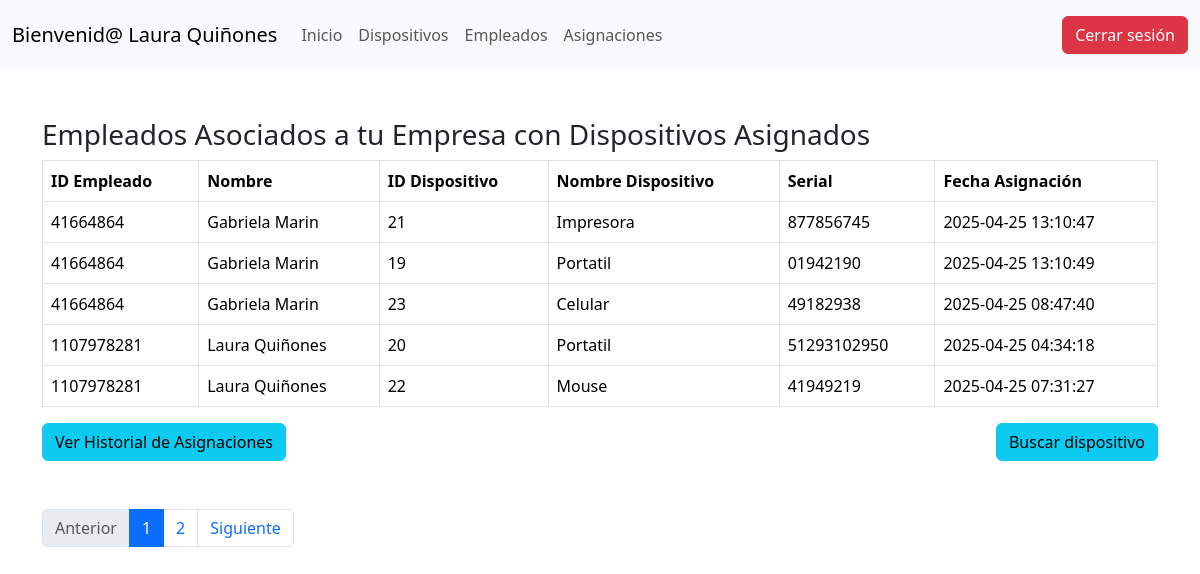
The app's page /admin/asignaciones.php (signed in) with its own data.
### tables this page shows
CREATE TABLE `usuarios` (
  `id` int(11) NOT NULL,
  `nombres` varchar(100) NOT NULL,
  `correo` varchar(100) NOT NULL,
  `contrasena` varchar(255) NOT NULL,
  `id_rol` int(3) NOT NULL,
  `nit` int(50) DEFAULT NULL
);

CREATE TABLE `asignaciones` (
  `id` int(11) NOT NULL,
  `dispositivo_id` int(11) NOT NULL,
  `id_empleado` int(11) NOT NULL,
  `fecha_asignacion` datetime DEFAULT NULL,
  `fecha_devolucion` datetime DEFAULT NULL
);

CREATE TABLE `dispositivos` (
  `id` int(11) NOT NULL,
  `nombre` varchar(100) NOT NULL,
  `marca` varchar(50) DEFAULT NULL,
  `modelo` varchar(50) DEFAULT NULL,
  `serial` varchar(100) DEFAULT NULL,
  `id_estado` int(3) DEFAULT NULL,
  `fecha_registro` date DEFAULT curdate(),
  `codigo_barra` varchar(100) NOT NULL,
  `nit` int(50) NOT NULL
);

### admin/asignaciones.php (the view, shortened to what this page needs)
<?php
$conex = new database();
$con = $conex->connect();
$id = $_SESSION['doc'];
$nit_empresa = $_SESSION['nit_'];
$sql = $con->prepare("SELECT * FROM usuarios WHERE id = ?");
$sql->execute([$id]);
$user = $sql->fetch(PDO::FETCH_ASSOC);
$limit = 5;
$page = isset($_GET['page']) ? (int)$_GET['page'] : 1;
$offset = ($page - 1) * $limit;
$sqlEmpleados = $con->prepare("
  SELECT
    u.id AS id_empleado,
    u.nombres AS nombre_empleado,
    d.id AS id_dispositivo,
    d.nombre AS nombre_dispositivo,
    d.marca,
    d.modelo,
    d.serial,
    a.fecha_asignacion,
    a.fecha_devolucion
  FROM usuarios u
  INNER JOIN asignaciones a ON u.id = a.id_empleado
  INNER JOIN dispositivos d ON a.dispositivo_id = d.id
  WHERE u.nit = ?
    AND u.id_rol = 3
    AND a.fecha_devolucion IS NULL -- Solo asignaciones activas (sin fecha de devolución)
  LIMIT $limit OFFSET $offset
");
$sqlEmpleados->execute([$nit_empresa]);
$empleados = $sqlEmpleados->fetchAll(PDO::FETCH_ASSOC);
$sqlCount = $con->prepare("
  SELECT COUNT(*)
  FROM usuarios u
  INNER JOIN asignaciones a ON u.id = a.id_empleado
  WHERE u.nit = ?
    AND u.id_rol = 3
    AND a.fecha_devolucion IS NULL
");
$sqlCount->execute([$nit_empresa]);
$totalEmpleados = $sqlCount->fetchColumn();
$totalPages = ceil($totalEmpleados / $limit);
?>
<!DOCTYPE html>
<html lang="es">
<head>
  <link href="https://cdn.jsdelivr.net/npm/bootstrap@5.3.5/dist/css/bootstrap.min.css" rel="stylesheet">
</head>
<body>
<nav class="navbar navbar-expand-lg bg-body-tertiary">
  <div class="container-fluid">
    <a class="navbar-brand" href="#">Bienvenid@ <?php echo $user['nombres'] ?></a>
    <div class="collapse navbar-collapse" id="navbarText">
      <ul class="navbar-nav me-auto mb-2 mb-lg-0">
        <li class="nav-item"><a class="nav-link" href="index.php">Inicio</a></li>
        <li class="nav-item"><a class="nav-link" href="dispositivos.php">Dispositivos</a></li>
        <li class="nav-item"><a class="nav-link" href="empleados.php">Empleados</a></li>
        <li class="nav-item"><a class="nav-link" href="asignaciones.php">Asignaciones</a></li>
      </ul>
      <span class="navbar-text">
        <a href="../includes/exit.php"><button class="btn btn-danger">Cerrar sesión</button></a>
      </span>
    </div>
  </div>
</nav>
<div class="container my-5">
  <h3>Empleados Asociados a tu Empresa con Dispositivos Asignados</h3>
  <table class="table table-bordered">
    <thead>
      <tr>
        <th>ID Empleado</th>
        <th>Nombre</th>
        <th>ID Dispositivo</th>
        <th>Nombre Dispositivo</th>
        <th>Serial</th>
        <th>Fecha Asignación</th>
      </tr>
    </thead>
    <tbody>
      <?php foreach ($empleados as $empleado) { ?>
        <tr>
          <td><?php echo $empleado['id_empleado']; ?></td>
          <td><?php echo $empleado['nombre_empleado']; ?></td>
          <td><?php echo $empleado['id_dispositivo']; ?></td>
          <td><?php echo $empleado['nombre_dispositivo']; ?></td>
          <td><?php echo $empleado['serial']; ?></td>
          <td><?php echo $empleado['fecha_asignacion']; ?></td>
        </tr>
      <?php } ?>
    </tbody>
  </table>
  <div class="d-flex justify-content-between mb-5">
    <a href="historial.php" class="btn btn-info">Ver Historial de Asignaciones</a>
    <button class="btn btn-info" data-bs-toggle="modal" data-bs-target="#modalDispositivo">Buscar dispositivo</button>
  </div>
  <nav>
    <ul class="pagination">
      <li class="page-item <?php echo ($page == 1) ? 'disabled' : ''; ?>">
        <a class="page-link" href="asignaciones.php?page=<?php echo $page - 1; ?>">Anterior</a>
      </li>
      <?php for ($i = 1; $i <= $totalPages; $i++) { ?>
        <li class="page-item <?php echo ($i == $page) ? 'active' : ''; ?>">
          <a class="page-link" href="asignaciones.php?page=<?php echo $i; ?>"><?php echo $i; ?></a>
        </li>
      <?php } ?>
      <li class="page-item <?php echo ($page == $totalPages) ? 'disabled' : ''; ?>">
        <a class="page-link" href="asignaciones.php?page=<?php echo $page + 1; ?>">Siguiente</a>
      </li>
    </ul>
  </nav>
</div>
</body>
</html>

### records on screen
usuarios: nombres "Laura Quiñones"
asignaciones: id_empleado "41664864", id_empleado.nombres "Gabriela Marin", dispositivo "21", dispositivo.nombre "Impresora", dispositivo.serial "877856745", fecha_asignacion "2025-04-25 13:10:47"
asignaciones: id_empleado "41664864", id_empleado.nombres "Gabriela Marin", dispositivo "19", dispositivo.nombre "Portatil", dispositivo.serial "01942190", fecha_asignacion "2025-04-25 13:10:49"
asignaciones: id_empleado "41664864", id_empleado.nombres "Gabriela Marin", dispositivo "23", dispositivo.nombre "Celular", dispositivo.serial "49182938", fecha_asignacion "2025-04-25 08:47:40"
asignaciones: id_empleado "1107978281", id_empleado.nombres "Laura Quiñones", dispositivo "20", dispositivo.nombre "Portatil", dispositivo.serial "51293102950", fecha_asignacion "2025-04-25 04:34:18"
asignaciones: id_empleado "1107978281", id_empleado.nombres "Laura Quiñones", dispositivo "22", dispositivo.nombre "Mouse", dispositivo.serial "41949219", fecha_asignacion "2025-04-25 07:31:27"
